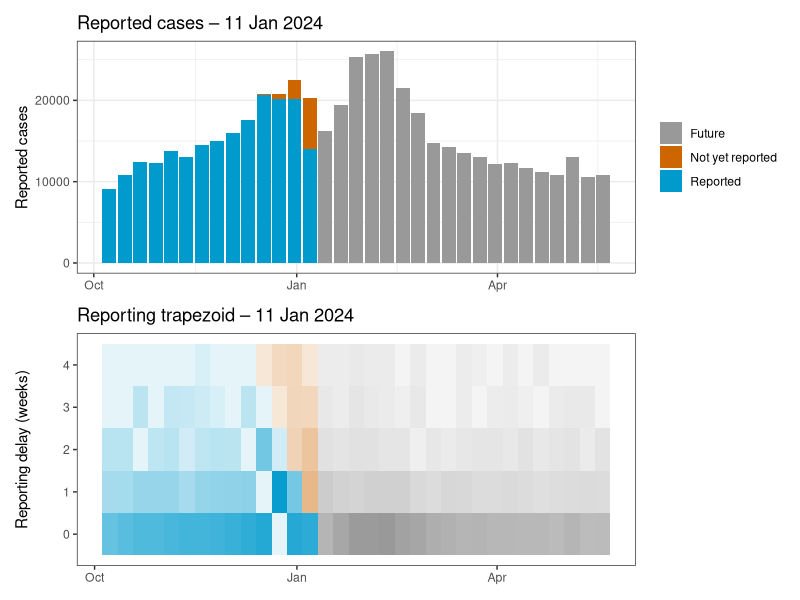

Source code (R):
library(tidyverse)
library(patchwork)
Sys.setlocale("LC_TIME", "C")

cutoff_date <- as.Date("2024-01-11")
max_delay <- 4

status_colors <- c(
  "Reported" = "deepskyblue3",
  "Not yet reported" = "darkorange3",
  "Future" = "gray60"
)

# Load and filter
df <- read_csv("data/rt_sari_10w.csv") %>%
  filter(age_group == "00+") %>%
  filter((year == 2023 & week >= 40) | (year == 2024 & week <= 20))

df_long <- df %>%
  pivot_longer(cols = starts_with("value_"),
               names_to = "delay",
               values_to = "value") %>%
  mutate(
    delay = as.integer(str_remove_all(delay, "value_|w")),
    value = ifelse(value == 0, 0.01, value),
    report_date = date + delay * 7,
    complete_date = date + max_delay * 7,
    status = case_when(
      date > cutoff_date ~ "Future",
      report_date >= cutoff_date ~ "Not yet reported",
      TRUE ~ "Reported"
    )
  ) %>%
  filter(delay <= max_delay)

# Aggregate for bar chart
df_agg <- df_long %>% 
  group_by(date, status) %>% 
  summarize(value = sum(value), .groups = "drop") %>%
  mutate(status = factor(status, levels = c("Future", "Not yet reported", "Reported")))

# Plot 1: Reporting trapezoid
p1 <- ggplot(df_long, aes(x = date, y = delay, fill = status, alpha = sqrt(value))) +
  geom_tile() +
  scale_fill_manual(values = status_colors, guide = "none") +
  scale_alpha(range = c(0.1, 1), guide = "none") +
  scale_y_continuous(breaks = 0:max_delay) +
  labs(
    title = paste("Reporting trapezoid –", format(cutoff_date, "%d %b %Y")),
    x = NULL,
    y = "Reporting delay (weeks)",
    fill = NULL
  ) +
  theme_bw() +
  theme(
    panel.background = element_rect(fill = "white", color = NA),
    panel.grid = element_blank(),
  )

# Plot 2: Stacked bar chart
p2 <- ggplot(df_agg, aes(x = date, y = value, fill = status)) +
  geom_bar(stat = "identity") +
  scale_fill_manual(values = status_colors) +
  labs(
    title = paste("Reported cases –", format(cutoff_date, "%d %b %Y")),
    x = NULL,
    y = "Reported cases",
    fill = NULL
  ) +
  theme_bw()

# Combine
p2 / p1 
